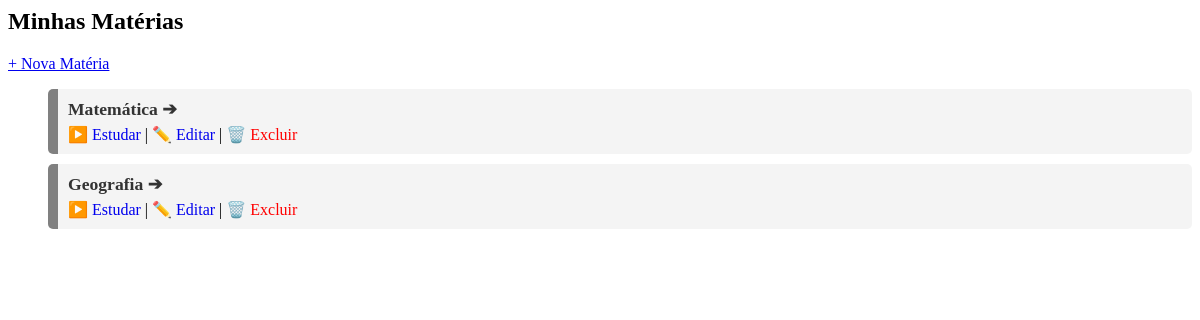
Before: /materias/ with the older database file.
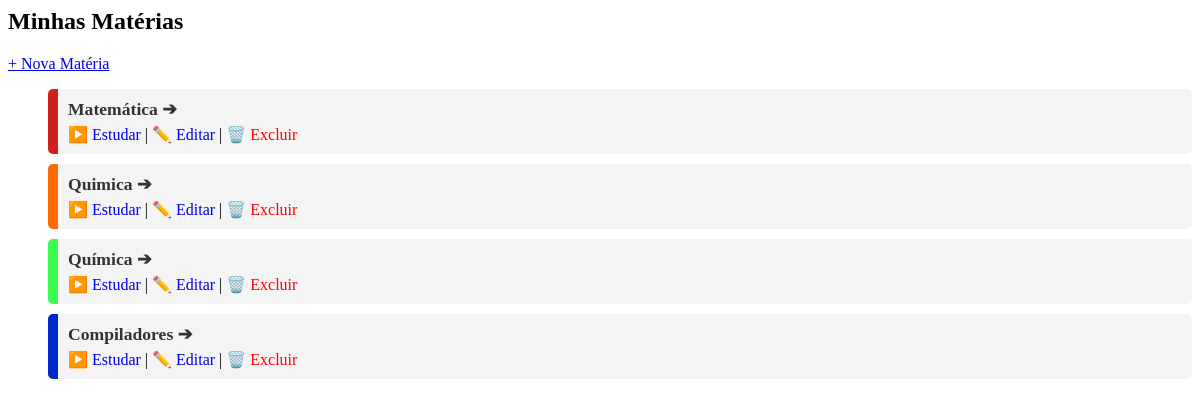
After: the same page with the newer database file.
### subjects/models.py (models this page shows, shortened)
class Subject(models.Model):
    user = models.ForeignKey(User, on_delete=models.CASCADE) # Vincula ao usuário
    name = models.CharField(max_length=100) # Nome da matéria (ex: Física 3)
    created_at = models.DateTimeField(auto_now_add=True)
    color = models.CharField(max_length=7, default="#808080")

### subjects/views.py (the view)
# urls.py: path('', views.lista_materias, name='lista_materias'),
def lista_materias(request):
    materias = Subject.objects.all()
    return render(request, 'subjects/lista_materias.html', {'materias': materias})

### subjects/templates/subjects/lista_materias.html
<h2>Minhas Matérias</h2>
<a href="{% url 'nova_materia' %}">+ Nova Matéria</a>
<ul>
    {% for materia in materias %}
    <li style="border-left: 10px solid {{ materia.color }}; padding: 10px; margin: 10px 0; list-style: none; background-color: #f4f4f4; border-radius: 5px;">
        <a href="{% url 'materia_detalhes' materia.id %}" style="text-decoration: none; color: #333; font-size: 1.1em; font-weight: bold;">
            {{ materia.name }} ➔
        </a>
        <br>
        <div style="margin-top: 5px;">
            <a href="{% url 'sessao_revisao' materia.id %}" style="text-decoration: none;">▶️ Estudar</a> |
            <a href="{% url 'editar_materia' materia.id %}" style="text-decoration: none;">✏️ Editar</a> |
            <a href="{% url 'excluir_materia' materia.id %}" style="color: red; text-decoration: none;">🗑️ Excluir</a>
        </div>
    </li>
    {% endfor %}
</ul>

Changed rows visible on the page:
removed Subject: name "Geografia"
changed Subject "Matemática": color "#808080" → "#d11f1f" (drawn)
added Subject: name "Quimica", color "#FF6B00" (drawn)
added Subject: name "Química", color "#3afd51" (drawn)
added Subject: name "Compiladores", color "#0029cc" (drawn)
